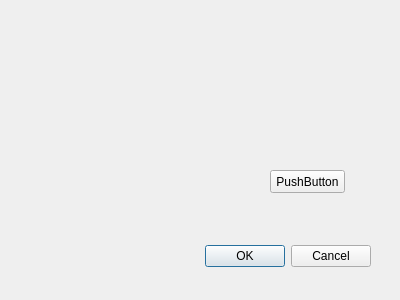
<?xml version="1.0" encoding="UTF-8"?>
<ui version="4.0">
 <class>Dialog</class>
 <widget class="QDialog" name="Dialog">
  <property name="geometry">
   <rect>
    <x>0</x>
    <y>0</y>
    <width>400</width>
    <height>300</height>
   </rect>
  </property>
  <property name="windowTitle">
   <string>Dialog</string>
  </property>
  <widget class="QDialogButtonBox" name="buttonBox">
   <property name="geometry">
    <rect>
     <x>30</x>
     <y>240</y>
     <width>341</width>
     <height>32</height>
    </rect>
   </property>
   <property name="orientation">
    <enum>Qt::Horizontal</enum>
   </property>
   <property name="standardButtons">
    <set>QDialogButtonBox::Cancel|QDialogButtonBox::Ok</set>
   </property>
  </widget>
  <widget class="QPushButton" name="pushButton">
   <property name="geometry">
    <rect>
     <x>270</x>
     <y>170</y>
     <width>75</width>
     <height>23</height>
    </rect>
   </property>
   <property name="text">
    <string>PushButton</string>
   </property>
  </widget>
 </widget>
 <resources/>
 <connections>
  <connection>
   <sender>buttonBox</sender>
   <signal>accepted()</signal>
   <receiver>Dialog</receiver>
   <slot>accept()</slot>
   <hints>
    <hint type="sourcelabel">
     <x>248</x>
     <y>254</y>
    </hint>
    <hint type="destinationlabel">
     <x>157</x>
     <y>274</y>
    </hint>
   </hints>
  </connection>
  <connection>
   <sender>buttonBox</sender>
   <signal>rejected()</signal>
   <receiver>Dialog</receiver>
   <slot>reject()</slot>
   <hints>
    <hint type="sourcelabel">
     <x>316</x>
     <y>260</y>
    </hint>
    <hint type="destinationlabel">
     <x>286</x>
     <y>274</y>
    </hint>
   </hints>
  </connection>
 </connections>
</ui>
